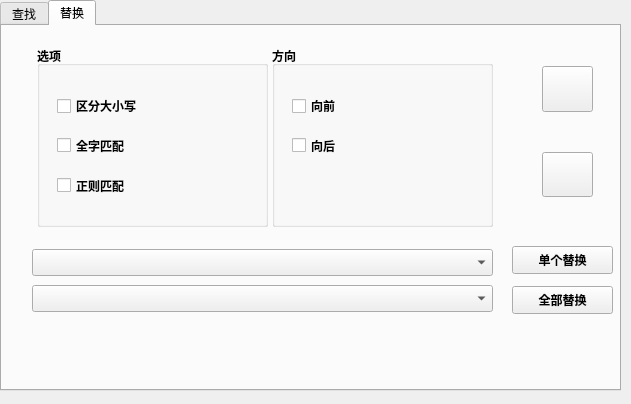
<?xml version="1.0" encoding="UTF-8"?>
<ui version="4.0">
 <class>Dialog</class>
 <widget class="QDialog" name="Dialog">
  <property name="geometry">
   <rect>
    <x>0</x>
    <y>0</y>
    <width>631</width>
    <height>404</height>
   </rect>
  </property>
  <property name="windowTitle">
   <string>Search&amp;&amp;Replace</string>
  </property>
  <widget class="QTabWidget" name="search_replace">
   <property name="geometry">
    <rect>
     <x>0</x>
     <y>0</y>
     <width>621</width>
     <height>391</height>
    </rect>
   </property>
   <property name="currentIndex">
    <number>1</number>
   </property>
   <widget class="QWidget" name="search">
    <attribute name="title">
     <string>查找</string>
    </attribute>
    <widget class="QGroupBox" name="choice_s">
     <property name="geometry">
      <rect>
       <x>41</x>
       <y>20</y>
       <width>148</width>
       <height>181</height>
      </rect>
     </property>
     <property name="sizePolicy">
      <sizepolicy hsizetype="Preferred" vsizetype="Preferred">
       <horstretch>0</horstretch>
       <verstretch>0</verstretch>
      </sizepolicy>
     </property>
     <property name="font">
      <font>
       <weight>75</weight>
       <bold>true</bold>
       <kerning>true</kerning>
      </font>
     </property>
     <property name="title">
      <string>选项</string>
     </property>
     <widget class="QCheckBox" name="cs_s">
      <property name="geometry">
       <rect>
        <x>20</x>
        <y>50</y>
        <width>111</width>
        <height>20</height>
       </rect>
      </property>
      <property name="font">
       <font>
        <weight>75</weight>
        <bold>true</bold>
        <kerning>true</kerning>
       </font>
      </property>
      <property name="text">
       <string>区分大小写</string>
      </property>
     </widget>
     <widget class="QCheckBox" name="wo_s">
      <property name="geometry">
       <rect>
        <x>20</x>
        <y>90</y>
        <width>91</width>
        <height>19</height>
       </rect>
      </property>
      <property name="font">
       <font>
        <weight>75</weight>
        <bold>true</bold>
        <kerning>true</kerning>
       </font>
      </property>
      <property name="focusPolicy">
       <enum>Qt::StrongFocus</enum>
      </property>
      <property name="text">
       <string>全字匹配</string>
      </property>
      <property name="checked">
       <bool>false</bool>
      </property>
     </widget>
     <widget class="QCheckBox" name="re_s">
      <property name="geometry">
       <rect>
        <x>20</x>
        <y>130</y>
        <width>91</width>
        <height>19</height>
       </rect>
      </property>
      <property name="font">
       <font>
        <weight>75</weight>
        <bold>true</bold>
        <kerning>true</kerning>
       </font>
      </property>
      <property name="text">
       <string>正则匹配</string>
      </property>
     </widget>
    </widget>
    <widget class="QGroupBox" name="direction_s">
     <property name="geometry">
      <rect>
       <x>196</x>
       <y>20</y>
       <width>149</width>
       <height>181</height>
      </rect>
     </property>
     <property name="font">
      <font>
       <weight>75</weight>
       <bold>true</bold>
      </font>
     </property>
     <property name="title">
      <string>方向</string>
     </property>
     <widget class="QCheckBox" name="forward_s">
      <property name="geometry">
       <rect>
        <x>20</x>
        <y>50</y>
        <width>111</width>
        <height>20</height>
       </rect>
      </property>
      <property name="font">
       <font>
        <weight>75</weight>
        <bold>true</bold>
       </font>
      </property>
      <property name="text">
       <string>向前</string>
      </property>
     </widget>
     <widget class="QCheckBox" name="behind_s">
      <property name="geometry">
       <rect>
        <x>20</x>
        <y>90</y>
        <width>91</width>
        <height>19</height>
       </rect>
      </property>
      <property name="font">
       <font>
        <weight>75</weight>
        <bold>true</bold>
       </font>
      </property>
      <property name="text">
       <string>向后</string>
      </property>
      <property name="checked">
       <bool>false</bool>
      </property>
     </widget>
    </widget>
    <widget class="QGroupBox" name="area_s">
     <property name="geometry">
      <rect>
       <x>350</x>
       <y>20</y>
       <width>148</width>
       <height>181</height>
      </rect>
     </property>
     <property name="font">
      <font>
       <weight>75</weight>
       <bold>true</bold>
      </font>
     </property>
     <property name="title">
      <string>区域</string>
     </property>
     <widget class="QCheckBox" name="All_s">
      <property name="geometry">
       <rect>
        <x>20</x>
        <y>50</y>
        <width>111</width>
        <height>20</height>
       </rect>
      </property>
      <property name="font">
       <font>
        <weight>75</weight>
        <bold>true</bold>
       </font>
      </property>
      <property name="text">
       <string>全部</string>
      </property>
      <property name="checked">
       <bool>false</bool>
      </property>
     </widget>
     <widget class="QCheckBox" name="Select_s">
      <property name="geometry">
       <rect>
        <x>20</x>
        <y>90</y>
        <width>111</width>
        <height>20</height>
       </rect>
      </property>
      <property name="font">
       <font>
        <weight>75</weight>
        <bold>true</bold>
       </font>
      </property>
      <property name="text">
       <string>选中</string>
      </property>
     </widget>
    </widget>
    <widget class="QLabel" name="msg1">
     <property name="geometry">
      <rect>
       <x>40</x>
       <y>270</y>
       <width>451</width>
       <height>71</height>
      </rect>
     </property>
     <property name="font">
      <font>
       <pointsize>10</pointsize>
      </font>
     </property>
     <property name="text">
      <string/>
     </property>
    </widget>
    <widget class="QWidget" name="layoutWidget">
     <property name="geometry">
      <rect>
       <x>540</x>
       <y>40</y>
       <width>51</width>
       <height>131</height>
      </rect>
     </property>
     <layout class="QVBoxLayout" name="verticalLayout" stretch="1,1">
      <property name="spacing">
       <number>40</number>
      </property>
      <item>
       <widget class="QPushButton" name="Forward_s">
        <property name="sizePolicy">
         <sizepolicy hsizetype="Minimum" vsizetype="Minimum">
          <horstretch>0</horstretch>
          <verstretch>0</verstretch>
         </sizepolicy>
        </property>
        <property name="minimumSize">
         <size>
          <width>20</width>
          <height>20</height>
         </size>
        </property>
        <property name="text">
         <string/>
        </property>
       </widget>
      </item>
      <item>
       <widget class="QPushButton" name="Behind_s">
        <property name="sizePolicy">
         <sizepolicy hsizetype="Minimum" vsizetype="Minimum">
          <horstretch>0</horstretch>
          <verstretch>0</verstretch>
         </sizepolicy>
        </property>
        <property name="text">
         <string/>
        </property>
       </widget>
      </item>
     </layout>
    </widget>
    <widget class="QWidget" name="layoutWidget">
     <property name="geometry">
      <rect>
       <x>40</x>
       <y>230</y>
       <width>551</width>
       <height>30</height>
      </rect>
     </property>
     <layout class="QHBoxLayout" name="horizontalLayout_3">
      <item>
       <widget class="QComboBox" name="input_s">
        <property name="sizePolicy">
         <sizepolicy hsizetype="Expanding" vsizetype="Fixed">
          <horstretch>0</horstretch>
          <verstretch>0</verstretch>
         </sizepolicy>
        </property>
        <property name="font">
         <font>
          <pointsize>12</pointsize>
         </font>
        </property>
       </widget>
      </item>
      <item>
       <widget class="QPushButton" name="search_s">
        <property name="sizePolicy">
         <sizepolicy hsizetype="Preferred" vsizetype="Fixed">
          <horstretch>0</horstretch>
          <verstretch>0</verstretch>
         </sizepolicy>
        </property>
        <property name="font">
         <font>
          <weight>75</weight>
          <bold>true</bold>
         </font>
        </property>
        <property name="text">
         <string>查找</string>
        </property>
       </widget>
      </item>
     </layout>
    </widget>
   </widget>
   <widget class="QWidget" name="replace">
    <attribute name="title">
     <string>替换</string>
    </attribute>
    <widget class="QLabel" name="msg2">
     <property name="geometry">
      <rect>
       <x>30</x>
       <y>300</y>
       <width>551</width>
       <height>61</height>
      </rect>
     </property>
     <property name="font">
      <font>
       <pointsize>10</pointsize>
      </font>
     </property>
     <property name="text">
      <string/>
     </property>
    </widget>
    <widget class="QWidget" name="layoutWidget">
     <property name="geometry">
      <rect>
       <x>540</x>
       <y>40</y>
       <width>51</width>
       <height>131</height>
      </rect>
     </property>
     <layout class="QVBoxLayout" name="verticalLayout_4" stretch="1,1">
      <property name="spacing">
       <number>40</number>
      </property>
      <item>
       <widget class="QPushButton" name="Forward_r">
        <property name="sizePolicy">
         <sizepolicy hsizetype="Minimum" vsizetype="Minimum">
          <horstretch>0</horstretch>
          <verstretch>0</verstretch>
         </sizepolicy>
        </property>
        <property name="minimumSize">
         <size>
          <width>20</width>
          <height>20</height>
         </size>
        </property>
        <property name="text">
         <string/>
        </property>
       </widget>
      </item>
      <item>
       <widget class="QPushButton" name="Behind_r">
        <property name="sizePolicy">
         <sizepolicy hsizetype="Minimum" vsizetype="Minimum">
          <horstretch>0</horstretch>
          <verstretch>0</verstretch>
         </sizepolicy>
        </property>
        <property name="text">
         <string/>
        </property>
       </widget>
      </item>
     </layout>
    </widget>
    <widget class="QPushButton" name="replace_single">
     <property name="geometry">
      <rect>
       <x>510</x>
       <y>220</y>
       <width>101</width>
       <height>28</height>
      </rect>
     </property>
     <property name="sizePolicy">
      <sizepolicy hsizetype="Preferred" vsizetype="Fixed">
       <horstretch>0</horstretch>
       <verstretch>0</verstretch>
      </sizepolicy>
     </property>
     <property name="font">
      <font>
       <weight>75</weight>
       <bold>true</bold>
      </font>
     </property>
     <property name="text">
      <string>单个替换</string>
     </property>
    </widget>
    <widget class="QGroupBox" name="choice_r">
     <property name="geometry">
      <rect>
       <x>35</x>
       <y>20</y>
       <width>231</width>
       <height>181</height>
      </rect>
     </property>
     <property name="sizePolicy">
      <sizepolicy hsizetype="Preferred" vsizetype="Preferred">
       <horstretch>0</horstretch>
       <verstretch>0</verstretch>
      </sizepolicy>
     </property>
     <property name="font">
      <font>
       <weight>75</weight>
       <bold>true</bold>
       <kerning>true</kerning>
      </font>
     </property>
     <property name="title">
      <string>选项</string>
     </property>
     <widget class="QCheckBox" name="size_r">
      <property name="geometry">
       <rect>
        <x>20</x>
        <y>50</y>
        <width>111</width>
        <height>20</height>
       </rect>
      </property>
      <property name="font">
       <font>
        <weight>75</weight>
        <bold>true</bold>
        <kerning>true</kerning>
       </font>
      </property>
      <property name="text">
       <string>区分大小写</string>
      </property>
     </widget>
     <widget class="QCheckBox" name="all_r">
      <property name="geometry">
       <rect>
        <x>20</x>
        <y>90</y>
        <width>91</width>
        <height>19</height>
       </rect>
      </property>
      <property name="font">
       <font>
        <weight>75</weight>
        <bold>true</bold>
        <kerning>true</kerning>
       </font>
      </property>
      <property name="focusPolicy">
       <enum>Qt::StrongFocus</enum>
      </property>
      <property name="text">
       <string>全字匹配</string>
      </property>
      <property name="checked">
       <bool>false</bool>
      </property>
     </widget>
     <widget class="QCheckBox" name="reg_r">
      <property name="geometry">
       <rect>
        <x>20</x>
        <y>130</y>
        <width>91</width>
        <height>19</height>
       </rect>
      </property>
      <property name="font">
       <font>
        <weight>75</weight>
        <bold>true</bold>
        <kerning>true</kerning>
       </font>
      </property>
      <property name="text">
       <string>正则匹配</string>
      </property>
     </widget>
    </widget>
    <widget class="QGroupBox" name="direction_r">
     <property name="geometry">
      <rect>
       <x>270</x>
       <y>20</y>
       <width>221</width>
       <height>181</height>
      </rect>
     </property>
     <property name="font">
      <font>
       <weight>75</weight>
       <bold>true</bold>
      </font>
     </property>
     <property name="title">
      <string>方向</string>
     </property>
     <widget class="QCheckBox" name="forward_r">
      <property name="geometry">
       <rect>
        <x>20</x>
        <y>50</y>
        <width>111</width>
        <height>20</height>
       </rect>
      </property>
      <property name="font">
       <font>
        <weight>75</weight>
        <bold>true</bold>
       </font>
      </property>
      <property name="text">
       <string>向前</string>
      </property>
     </widget>
     <widget class="QCheckBox" name="behind_r">
      <property name="geometry">
       <rect>
        <x>20</x>
        <y>90</y>
        <width>91</width>
        <height>19</height>
       </rect>
      </property>
      <property name="font">
       <font>
        <weight>75</weight>
        <bold>true</bold>
       </font>
      </property>
      <property name="text">
       <string>向后</string>
      </property>
      <property name="checked">
       <bool>false</bool>
      </property>
     </widget>
    </widget>
    <widget class="QWidget" name="layoutWidget">
     <property name="geometry">
      <rect>
       <x>30</x>
       <y>220</y>
       <width>461</width>
       <height>71</height>
      </rect>
     </property>
     <layout class="QVBoxLayout" name="verticalLayout_5">
      <item>
       <widget class="QComboBox" name="input_r">
        <property name="sizePolicy">
         <sizepolicy hsizetype="Expanding" vsizetype="Fixed">
          <horstretch>0</horstretch>
          <verstretch>0</verstretch>
         </sizepolicy>
        </property>
        <property name="font">
         <font>
          <pointsize>12</pointsize>
         </font>
        </property>
       </widget>
      </item>
      <item>
       <widget class="QComboBox" name="input_r_">
        <property name="sizePolicy">
         <sizepolicy hsizetype="Expanding" vsizetype="Fixed">
          <horstretch>0</horstretch>
          <verstretch>0</verstretch>
         </sizepolicy>
        </property>
        <property name="font">
         <font>
          <pointsize>12</pointsize>
         </font>
        </property>
       </widget>
      </item>
     </layout>
    </widget>
    <widget class="QPushButton" name="replace_all">
     <property name="geometry">
      <rect>
       <x>510</x>
       <y>260</y>
       <width>101</width>
       <height>28</height>
      </rect>
     </property>
     <property name="sizePolicy">
      <sizepolicy hsizetype="Preferred" vsizetype="Fixed">
       <horstretch>0</horstretch>
       <verstretch>0</verstretch>
      </sizepolicy>
     </property>
     <property name="font">
      <font>
       <weight>75</weight>
       <bold>true</bold>
      </font>
     </property>
     <property name="text">
      <string>全部替换</string>
     </property>
    </widget>
   </widget>
  </widget>
 </widget>
 <resources/>
 <connections/>
</ui>
